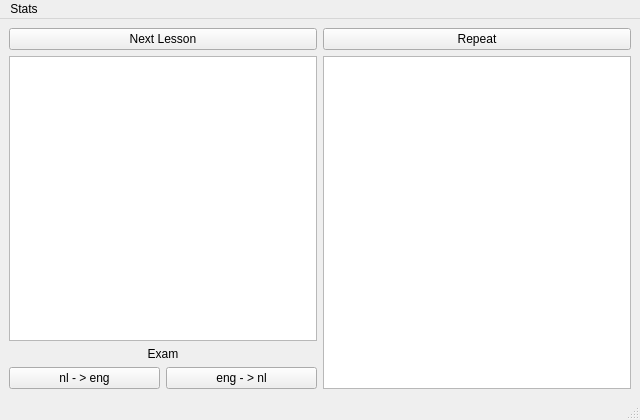
<?xml version="1.0" encoding="UTF-8"?>
<ui version="4.0">
 <class>MainWindow</class>
 <widget class="QMainWindow" name="MainWindow">
  <property name="geometry">
   <rect>
    <x>0</x>
    <y>0</y>
    <width>640</width>
    <height>420</height>
   </rect>
  </property>
  <property name="windowTitle">
   <string>Dutch words</string>
  </property>
  <widget class="QWidget" name="centralwidget">
   <layout class="QGridLayout" name="gridLayout">
    <item row="0" column="0">
     <layout class="QVBoxLayout" name="verticalLayout_4">
      <item>
       <layout class="QVBoxLayout" name="verticalLayout_3">
        <item>
         <widget class="QPushButton" name="pushButton_start">
          <property name="text">
           <string>Next Lesson</string>
          </property>
         </widget>
        </item>
        <item>
         <widget class="QListView" name="listView"/>
        </item>
       </layout>
      </item>
      <item>
       <layout class="QVBoxLayout" name="verticalLayout_2">
        <item>
         <widget class="QLabel" name="label">
          <property name="text">
           <string>Exam</string>
          </property>
          <property name="alignment">
           <set>Qt::AlignCenter</set>
          </property>
         </widget>
        </item>
        <item>
         <layout class="QHBoxLayout" name="horizontalLayout">
          <item>
           <widget class="QPushButton" name="pushButton_nl">
            <property name="text">
             <string>nl - &gt; eng</string>
            </property>
           </widget>
          </item>
          <item>
           <widget class="QPushButton" name="pushButton_eng">
            <property name="text">
             <string>eng - &gt; nl</string>
            </property>
           </widget>
          </item>
         </layout>
        </item>
       </layout>
      </item>
     </layout>
    </item>
    <item row="0" column="1">
     <layout class="QVBoxLayout" name="verticalLayout">
      <item>
       <widget class="QPushButton" name="pushButton_r">
        <property name="text">
         <string>Repeat</string>
        </property>
       </widget>
      </item>
      <item>
       <widget class="QListWidget" name="listWidget"/>
      </item>
     </layout>
    </item>
   </layout>
  </widget>
  <widget class="QMenuBar" name="menubar">
   <property name="geometry">
    <rect>
     <x>0</x>
     <y>0</y>
     <width>640</width>
     <height>24</height>
    </rect>
   </property>
   <widget class="QMenu" name="menuStats">
    <property name="title">
     <string>Stats</string>
    </property>
    <addaction name="actionLesson_stats"/>
    <addaction name="actionWord_stats"/>
    <addaction name="separator"/>
    <addaction name="actionGo_away"/>
   </widget>
   <addaction name="menuStats"/>
  </widget>
  <widget class="QStatusBar" name="statusbar"/>
  <action name="actionLesson_stats">
   <property name="text">
    <string>Lesson stats</string>
   </property>
  </action>
  <action name="actionWord_stats">
   <property name="text">
    <string>Word stats</string>
   </property>
  </action>
  <action name="actionExit">
   <property name="text">
    <string>Exit</string>
   </property>
  </action>
  <action name="actionGo_away">
   <property name="text">
    <string>Go away</string>
   </property>
  </action>
 </widget>
 <resources/>
 <connections/>
</ui>
